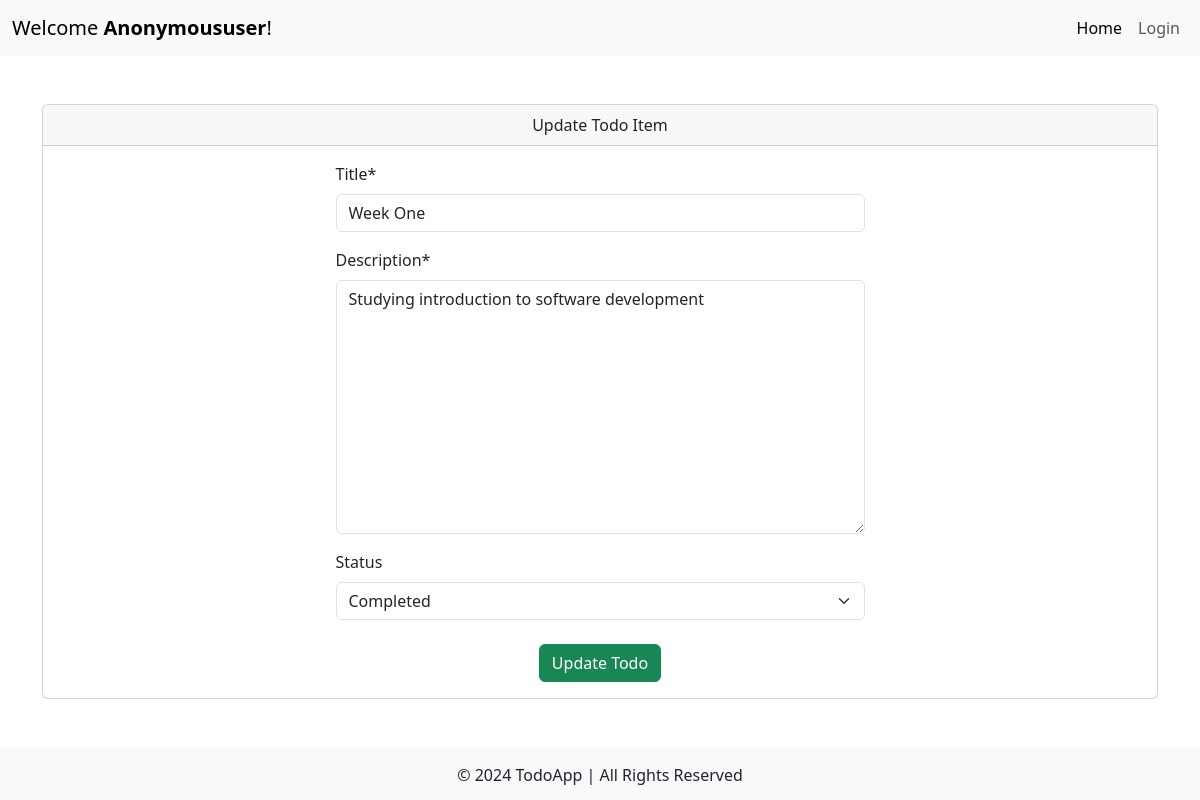
Screenshot of /todo/5/update/ with the database file from the repository.
### todo/models.py (models this page shows, shortened)
class Todo(models.Model):
    STATUS_CHOICES = (
        ('Pending', 'Pending'),
        ('In Progress', 'In Progress'),
        ('Completed', 'Completed')
    )
    user = models.ForeignKey(Profile, related_name='todos', on_delete=models.CASCADE)
    title = models.CharField(max_length=150)
    description = models.TextField()
    is_completed = models.BooleanField(default=False)
    status = models.CharField(max_length=150, choices=STATUS_CHOICES, default='Pending', blank=True, null=True)
    created_at = models.DateTimeField(auto_now_add=True, blank=True, null=True)
    updated_at = models.DateTimeField(auto_now=True, blank=True, null=True)

### todo/views.py (the view, shortened to what this page needs)
# urls.py: path('todo/<str:pk>/update/', views.UpdateTodoView, name='update_todo'),
def UpdateTodoView(request, pk):
    queryset = Todo.objects.get(id=pk)
    form = TodoFormUpdateClass(instance=queryset)
    context = {'queryset':queryset, 'form':form}
    return render(request, 'todo/update_todo.html', context)

### todo/forms.py
class TodoFormUpdateClass(forms.ModelForm):
    class Meta:
        model = Todo
        fields = ('title', 'description', 'status')

### todo/templates/todo/update_todo.html (shortened to what this page needs)
{% extends 'todo/base.html' %}
{% load crispy_forms_tags %}
{% block content %}
<div class="card">
    <div class="card-header text-center">
        Update Todo Item
    </div>
    <div class="card-body">
        <div class="row justify-content-center">
            <div class="col-md-6">
                <form method="post">
                    {{ form|crispy }}
                    <div class="mt-4 text-center">
                        <button type="submit" class="btn btn-success">Update Todo</button>
                    </div>
                </form>
            </div>
        </div>
    </div>
</div>
{% endblock %}

### rows the page displays
Todo: title "Week One", description "Studying introduction to software development", status "Completed"

### other values shown
{{ request.user|title }} "Anonymoususer"
